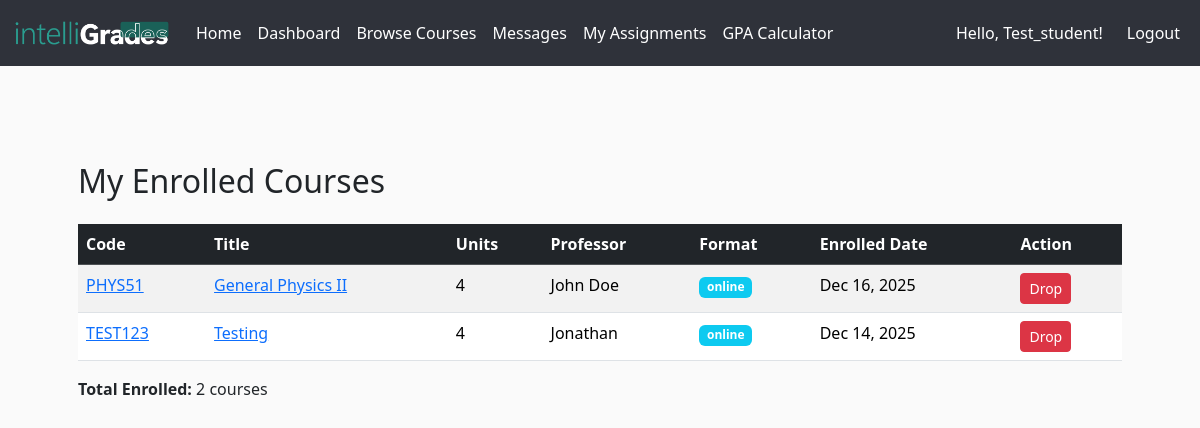
The app's page /courses/my-courses (signed in) with its own data.
### app/models.py (models this page shows, shortened)
class Course(db.Model):
    __tablename__ = 'courses'
    id = db.Column(db.Integer, primary_key=True)
    code = db.Column(db.String(32), unique=True, nullable=False)
    title = db.Column(db.String(128), nullable=False)
    description = db.Column(db.Text)
    credits = db.Column(db.Integer, nullable=False)  # number of units/credits
    professor = db.Column(db.String(128), nullable=True)
    professor_id = db.Column(db.Integer, db.ForeignKey('users.id'), nullable=True)
    professor_user = db.relationship(
        'User',
        foreign_keys=[professor_id],
        backref='created_courses'
    )
    availability = db.Column(db.Boolean, default=True)
    format = db.Column(db.String(32), default='online')
    max_students = db.Column(db.Integer)
    created_at = db.Column(db.DateTime, default=datetime.utcnow)
    enrollments_rel = db.relationship(
        'Enrollment',
        backref='course',
        lazy='dynamic',
        cascade='all,delete-orphan'
    )
    assignments = db.relationship(
        'Assignment',
        back_populates='course',
        lazy='dynamic',
        cascade='all,delete-orphan'
    )
    announcements = db.relationship(
        'Announcement',
        back_populates='course',
        lazy='dynamic',
        cascade='all,delete-orphan'
    )

class Enrollment(db.Model):
    __tablename__ = 'enrollments'
    id = db.Column(db.Integer, primary_key=True)
    user_id = db.Column(db.Integer, db.ForeignKey('users.id'), nullable=False)
    course_id = db.Column(db.Integer, db.ForeignKey('courses.id'), nullable=False)
    enrolled_at = db.Column(db.DateTime, default=datetime.utcnow)
    grade = db.Column(db.String(2))
    user = db.relationship('User', backref='course_enrollments')
    __table_args__ = (
        db.UniqueConstraint('user_id', "course_id", name='unique_user_course'),
    )

### app/courses/routes.py (the view)
@courses_bp.route('/my-courses')
@login_required
def my_courses():
    enrolled_courses = current_user.get_enrolled_courses()
    return render_template('courses/my_courses.html', courses=enrolled_courses)

### app/__init__.py (called while the page is built)
@create_app.context_processor
def inject_notifications():
    if current_user.is_authenticated:
        return {
            "notifications": [
                {"message": "You haven’t checked Week 3 notes."},
                {"message": "New message in CMPE 102 discussion board."}
            ]
        }
    return {"notifications": []}

@login_manager.user_loader
def load_user(user_id):
    return User.query.get(int(user_id))

### app/models.py (called while the page is built)
    @property
    def is_student(self):
        return self.role == self.ROLE_STUDENT

    @property
    def is_professor(self):
        return self.role == self.ROLE_PROFESSOR

    @property
    def is_admin(self):
        return self.role == self.ROLE_ADMIN

    def get_enrolled_courses(self):
        from app.models import Course, Enrollment
        return Course.query.join(Enrollment).filter(
            Enrollment.user_id == self.id
        ).all()

### app/courses/templates/courses/my_courses.html
{% extends "base.html" %} {% block body %}
<div class="container mt-5">
  <h2>My Enrolled Courses</h2>
  {% if courses %}
  <table class="table table-striped mt-4">
    <thead class="table-dark">
      <tr>
        <th>Code</th>
        <th>Title</th>
        <th>Units</th>
        <th>Professor</th>
        <th>Format</th>
        <th>Enrolled Date</th>
        <th>Action</th>
      </tr>
    </thead>
    <tbody>
      {% for course in courses %}
      <tr>
        <td>
          <a
            href="{{ url_for('courses.course_dashboard', course_id=course.id) }}"
            >{{ course.code }}</a
          >
        </td>
        <td>
          <a
            href="{{ url_for('courses.course_dashboard', course_id=course.id) }}"
            >{{ course.title }}</a
          >
        </td>
        <td>{{ course.credits }}</td>
        <td>{{ course.professor }}</td>
        <td><span class="badge bg-info">{{ course.format }}</span></td>
        <td>
          {% set enrollment =
          course.enrollments_rel.filter_by(user_id=current_user.id).first() %}
          {{ enrollment.enrolled_at.strftime('%b %d, %Y') if enrollment else
          'N/A' }}
        </td>
        <td>
          <form
            method="POST"
            action="{{ url_for('courses.drop_course', course_id=course.id) }}"
            style="display: inline"
          >
            <button
              type="submit"
              class="btn btn-sm btn-danger"
              onclick="return confirm('Drop this course?')"
            >
              Drop
            </button>
          </form>
        </td>
      </tr>
      {% endfor %}
    </tbody>
  </table>
  <div class="mt-3">
    <strong>Total Enrolled:</strong> {{ courses|length }} courses
  </div>
  {% else %}
  <p class="alert alert-warning mt-3">
    You are not enrolled in any courses.
    <a href="{{ url_for('courses.courses_list') }}">Browse available courses</a>
  </p>
  {% endif %}
</div>
{% endblock %}

### app/static/styles.css (style rules this page uses)
body, #whatifTable thead tr, #whatifTable td, #whatifTable th { background-color: #fafafa; }

### records on screen
Course: code "PHYS51", title "General Physics II", credits "4", professor "John Doe", format "online"
Enrollment: enrolled_at "Dec 16, 2025"
Course: code "TEST123", title "Testing", credits "4", professor "Jonathan", format "online"
Enrollment: enrolled_at "Dec 14, 2025"

### other values on screen
{{ username }} "Test_student"
{{ courses|length }} "2"
